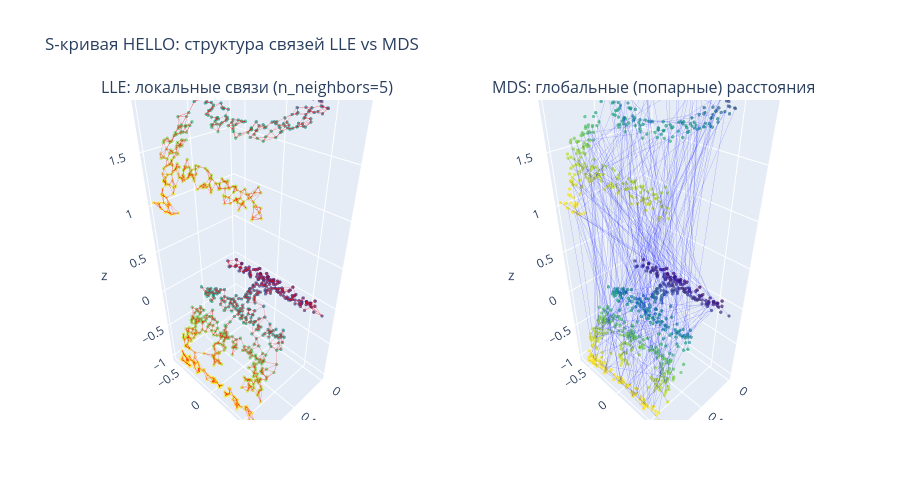

Write notebook code for a chart like this one.
### Code cell
n_neighbors = 5
nbrs = NearestNeighbors(n_neighbors=n_neighbors).fit(X3d)
distances, indices = nbrs.kneighbors(X3d)

#строим линии для LLE(локальные соседи)
lle_lines_x, lle_lines_y, lle_lines_z = [], [], []
for i in range(len(X3d)):
    for j in indices[i][1:]:
        lle_lines_x += [X3d[i,0], X3d[j,0], None]
        lle_lines_y += [X3d[i,1], X3d[j,1], None]
        lle_lines_z += [X3d[i,2], X3d[j,2], None]

#Строим линии для MDS
rng = np.random.RandomState(0)
pairs = rng.choice(len(X3d), size=(300, 2), replace=True)
mds_lines_x, mds_lines_y, mds_lines_z = [], [], []
for i, j in pairs:
    mds_lines_x += [X3d[i,0], X3d[j,0], None]
    mds_lines_y += [X3d[i,1], X3d[j,1], None]
    mds_lines_z += [X3d[i,2], X3d[j,2], None]

fig = make_subplots(rows=1, cols=2,
    specs=[[{'type':'scatter3d'}, {'type':'scatter3d'}]],
    subplot_titles=['LLE: локальные связи (n_neighbors=5)', 'MDS: глобальные (попарные) расстояния'])

colors = X3d[:, 0]
scatter_kwargs = dict(mode='markers',
    marker=dict(size=2, color=colors, colorscale='Viridis', opacity=0.7))

fig.add_trace(go.Scatter3d(x=X3d[:,0], y=X3d[:,1], z=X3d[:,2], name='points', **scatter_kwargs), row=1, col=1)
fig.add_trace(go.Scatter3d(x=lle_lines_x, y=lle_lines_y, z=lle_lines_z,
    mode='lines', line=dict(color='red', width=1), name='LLE edges', opacity=0.3), row=1, col=1)

fig.add_trace(go.Scatter3d(x=X3d[:,0], y=X3d[:,1], z=X3d[:,2], name='points', **scatter_kwargs), row=1, col=2)
fig.add_trace(go.Scatter3d(x=mds_lines_x, y=mds_lines_y, z=mds_lines_z,
    mode='lines', line=dict(color='blue', width=1), name='MDS edges', opacity=0.2), row=1, col=2)

fig.update_layout(height=500, title_text='S-кривая HELLO: структура связей LLE vs MDS', showlegend=False)
fig.show()

### Figure 1 — Plotly figure (JSON) as saved in the notebook; plotly's stock layout.template omitted (floating-point values rounded to 4 significant figures; data arrays with more than 128 entries replaced by an {"elided": "..."} marker saying what was removed)
{"data": [{"marker": {"color": {"elided": "1000 float values"}, "colorscale": [[0, "#440154"], [0.1111, "#482878"], [0.2222, "#3e4989"], [0.3333, "#31688e"], [0.4444, "#26828e"], [0.5556, "#1f9e89"], [0.6667, "#35b779"], [0.7778, "#6ece58"], [0.8889, "#b5de2b"], [1, "#fde725"]], "opacity": 0.7, "size": 2}, "mode": "markers", "name": "points", "scene": "scene", "type": "scatter3d", "x": {"elided": "1000 float values"}, "y": {"elided": "1000 float values"}, "z": {"elided": "1000 float values"}}, {"line": {"color": "red", "width": 1}, "mode": "lines", "name": "LLE edges", "opacity": 0.3, "scene": "scene", "type": "scatter3d", "x": {"elided": "12000 float values"}, "y": {"elided": "12000 float values"}, "z": {"elided": "12000 float values"}}, {"marker": {"color": {"elided": "1000 float values"}, "colorscale": [[0, "#440154"], [0.1111, "#482878"], [0.2222, "#3e4989"], [0.3333, "#31688e"], [0.4444, "#26828e"], [0.5556, "#1f9e89"], [0.6667, "#35b779"], [0.7778, "#6ece58"], [0.8889, "#b5de2b"], [1, "#fde725"]], "opacity": 0.7, "size": 2}, "mode": "markers", "name": "points", "scene": "scene2", "type": "scatter3d", "x": {"elided": "1000 float values"}, "y": {"elided": "1000 float values"}, "z": {"elided": "1000 float values"}}, {"line": {"color": "blue", "width": 1}, "mode": "lines", "name": "MDS edges", "opacity": 0.2, "scene": "scene2", "type": "scatter3d", "x": {"elided": "900 float values"}, "y": {"elided": "900 float values"}, "z": {"elided": "900 float values"}}], "layout": {"annotations": [{"font": {"size": 16}, "showarrow": false, "text": "LLE: локальные связи (n_neighbors=5)", "x": 0.225, "xanchor": "center", "xref": "paper", "y": 1, "yanchor": "bottom", "yref": "paper"}, {"font": {"size": 16}, "showarrow": false, "text": "MDS: глобальные (попарные) расстояния", "x": 0.775, "xanchor": "center", "xref": "paper", "y": 1, "yanchor": "bottom", "yref": "paper"}], "height": 500, "scene": {"domain": {"x": [0, 0.45], "y": [0, 1]}}, "scene2": {"domain": {"x": [0.55, 1], "y": [0, 1]}}, "showlegend": false, "title": {"text": "S-кривая HELLO: структура связей LLE vs MDS"}}}
